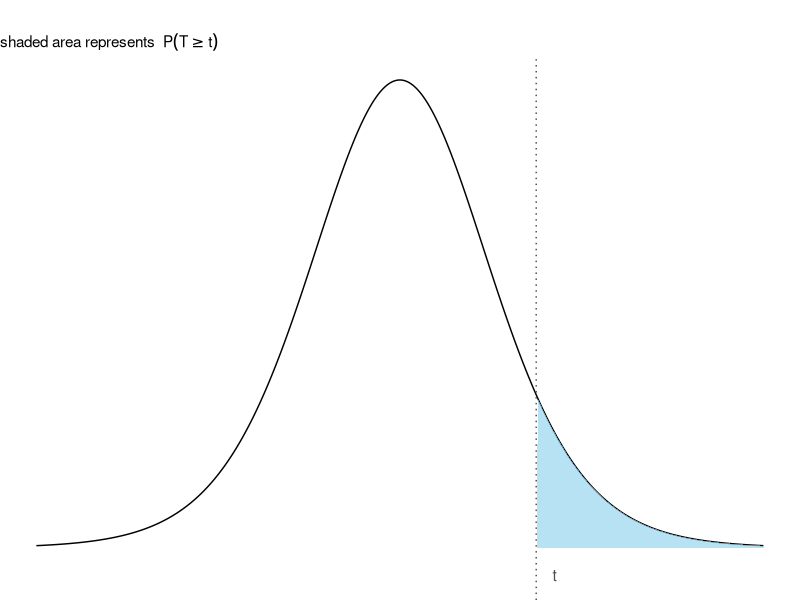

This chart was generated by the following R code:
## ---- chunk 1
#| echo: false
#| message: false
#| fig-height: 2
#| fig-width: 3
#| fig-align: center
library(dplyr)
library(tidyr)
library(knitr)
library(kableExtra)
library(ggplot2)

# Set example t value and degrees of freedom
t_example <- 1.5
df <- 10

# Create t-distribution curve
x_vals <- seq(-4, 4, length.out = 500)
df_t <- data.frame(x = x_vals, y = dt(x_vals, df = df))

# Shade area where x >= t_example
df_shade <- subset(df_t, x >= t_example)

# Plot
ggplot(df_t, aes(x = x, y = y)) +
  geom_line(color = "black", linewidth = 0.5) +
  geom_area(data = df_shade, fill = "skyblue", alpha = 0.6) +
  geom_vline(xintercept = t_example, linetype = "dotted", color = "grey30") +
  annotate("text", x = t_example + 0.2, y = dt(t_example, df) - 0.15, 
           label = "t", color = "grey30", size = 4) +
  labs(
    title = "",
    subtitle = bquote("shaded area represents " ~ P(T >= t) ),
    x = "t",
    y = "Density"
  ) +
  theme_void()

# Define alpha levels and degrees of freedom
alphas <- c(0.1, 0.05, 0.025, 0.01, 0.005)
df_vals <- c(1:30, 100, 500, 1000000)

# Create t-table
t_table <- expand.grid(df = df_vals, alpha = alphas) %>%
  mutate(t_crit = qt(1 - alpha, df)) %>%
  pivot_wider(names_from = alpha, values_from = t_crit)

# Replace df=1000 with ∞ and rename column to ν
t_table <- t_table %>%
  mutate(df = ifelse(df == 1000000, "&infin;", as.character(df))) %>%
  rename(`&nu;` = df)

# Format other columns (but not first)
t_table_formatted <- t_table
t_table_formatted[ , -1] <- lapply(t_table_formatted[ , -1], function(x) sprintf("%.4f", x))

# Rename column headers to include alpha
names(t_table_formatted)[-1] <- paste0("&alpha; = ", names(t_table_formatted)[-1])

# Render HTML table with left-aligned caption
kable(t_table_formatted, escape = FALSE, format = "html",
      caption = "One-sided critical t-values for the Student’s t-distribution: P(T &gt; t<sub>&nu;, &alpha;</sub>) = &alpha;. The last row shows the corresponding standard normal (z) values as degrees of freedom &nu; → &infin;.") %>%
  kable_styling(full_width = FALSE, position = "left")
